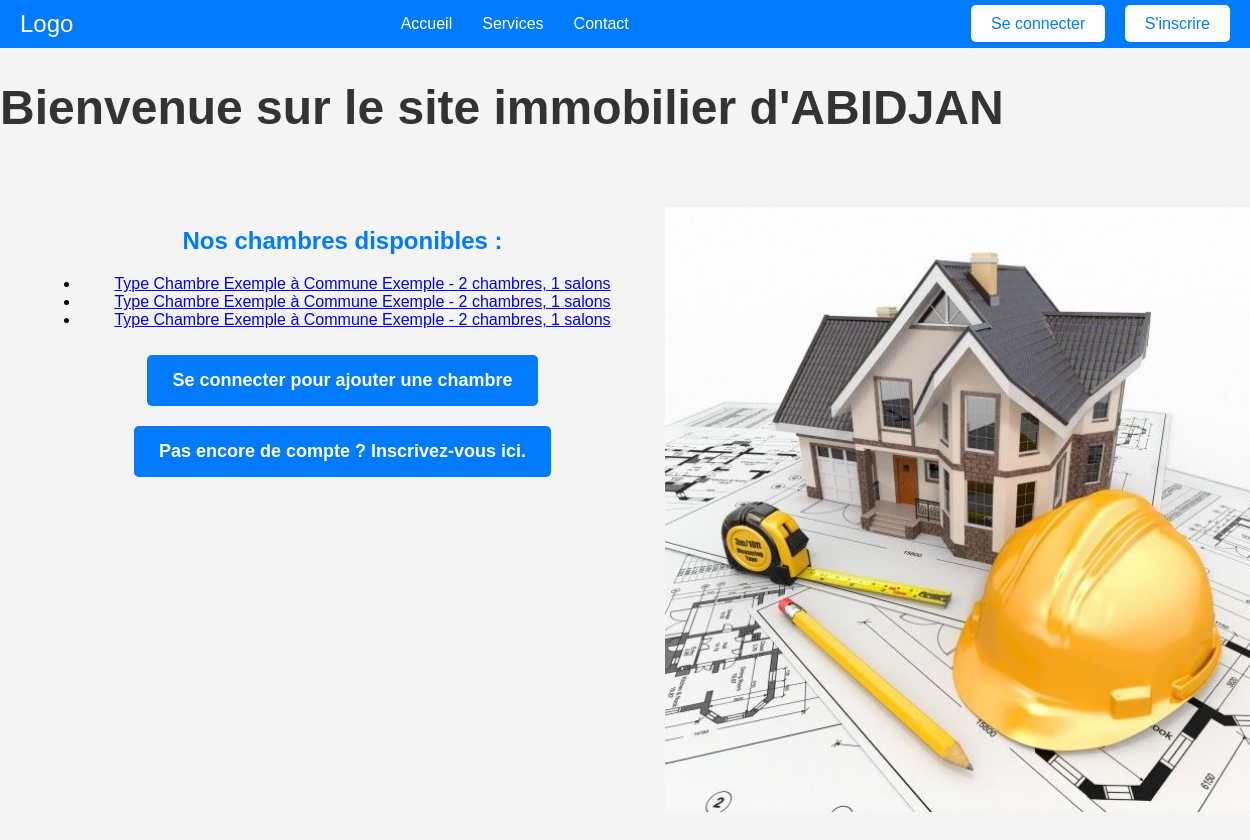
The page / on the database its author committed.
### gestion_immobilier/models.py (models this page shows, shortened)
class Chambre(models.Model):
    type_chambre = models.ForeignKey(TypeChambre, on_delete=models.CASCADE)
    commune = models.ForeignKey(Commune, on_delete=models.CASCADE)
    description = models.TextField()
    prix = models.CharField(max_length=15)
    superficie = models.FloatField(help_text="Superficie en m²")
    nombre_de_chambres = models.IntegerField()
    nombre_de_salons = models.IntegerField()
    adresse = models.CharField(max_length=255)
    video = models.FileField(upload_to='videos/%Y/%m/%d/', blank=True, null=True)
    utilisateur = models.ForeignKey(User, on_delete=models.CASCADE)
    contact = models.CharField(max_length=15, default='0000000000')
    situation_geographique = models.CharField(max_length=255, default='Non spécifiée')

class TypeChambre(models.Model):
    nom = models.CharField(max_length=100)

class Commune(models.Model):
    nom = models.CharField(max_length=100)

### gestion_immobilier/views.py (the view)
# urls.py: path('', views.accueil, name='accueil'),
def accueil(request):
    chambres = Chambre.objects.all()
    return render(request, 'gestion_immobilier/accueil.html', {'chambres': chambres})

### gestion_immobilier/templates/gestion_immobilier/accueil.html (shortened to what this page needs)
{% load static %}
<!DOCTYPE html>
<html lang="fr">
<head>
    <link rel="stylesheet" href="{% static 'gestion_immobilier/styles.css' %}">
</head>
<body>
    <nav class="navbar">
        <div class="logo">
            <a href="index.html">Logo</a>
        </div>
        <ul class="nav-links">
            <li><a href="index.html">Accueil</a></li>
            <li><a href="services.html">Services</a></li>
            <li><a href="contact.html">Contact</a></li>
        </ul>
        <div class="cta-buttons">
            <a href="login.html" class="btn-login">Se connecter</a>
            <a href="signup.html" class="btn-signup">S'inscrire</a>
        </div>
    </nav>
    <div class="title-container">
        <div class="scrolling-wrapper">
            <h1 class="scrolling-title">Bienvenue sur le site immobilier d'ABIDJAN</h1>
        </div>
    </div>
    <div class="conteneur">
        <div class="texte-gauche">
            <h2>Nos chambres disponibles :</h2>
            <ul>
                {% for chambre in chambres %}
                    <li>
                        <a href="{% url 'commune_chambres' commune_id=chambre.commune.id %}">
                            {{ chambre.type_chambre.nom }} à {{ chambre.commune.nom }} -
                            {{ chambre.nombre_de_chambres }} chambres,
                            {{ chambre.nombre_de_salons }} salons
                        </a>
                    </li>
                {% empty %}
                    <li>Aucune chambre disponible actuellement.</li>
                {% endfor %}
            </ul>
            {% if user.is_authenticated %}
            <a href="{% url 'login' %}" class="cta-button">Se connecter pour ajouter une chambre</a>
            {% else %}
                <a href="{% url 'login' %}" class="cta-button">Se connecter pour ajouter une chambre</a>
            {% endif %}
            <a href="{% url 'ajouter_utilisateur' %}" class="cta-button">Pas encore de compte ? Inscrivez-vous ici.</a>
        </div>
        <img src="{% static 'images/ZE.jpg' %}" alt="Image d'accueil" class="image-droite">
    </div>
</body>
</html>

### gestion_immobilier/static/gestion_immobilier/styles.css (style rules this page uses)
body { font-family: Arial, sans-serif; background-color: #f4f4f4; margin: 0; padding: 0; text-align: center; }
.title-container { width: 100%; overflow: hidden; position: relative; box-sizing: border-box; }
.scrolling-wrapper { display: flex; white-space: nowrap; animation: scrolling 15s linear infinite; }
.scrolling-title { font-size: 2.5em; color: #333; display: inline-block; padding-right: 100%; }
.conteneur { display: grid; grid-template-columns: 1fr; align-items: flex-start; width: 100%; padding: 20px; }
.texte-gauche { width: 100%; padding: 20px; }
.image-droite { width: 100%; height: auto; margin: 20px 0; }
h2 { color: #007bff; }
.cta-button { display: inline-block; padding: 10px 20px; font-size: 1em; font-weight: bold; text-align: center; color: #ffffff; background-color: #007bff; border: none; border-radius: 5px; text-decoration: none; margin: 10px 0; transition: background-color 0.3s ease; }
@media (min-width: 600px) { .conteneur { grid-template-columns: 1fr 1fr; } }
@media (min-width: 600px) { .texte-gauche, .image-droite { width: 100%; } }
@media (min-width: 768px) { .scrolling-title { font-size: 3em; } }
@media (min-width: 768px) { .cta-button { font-size: 1.2em; padding: 15px 25px; } }
@media (min-width: 1024px) { .scrolling-title { font-size: 3.5em; } }
@media (min-width: 1024px) { .cta-button { font-size: 1.5em; padding: 20px 30px; } }

### gestion_immobilier/templates/gestion_immobilier/accueil.html (style rules this page uses)
.navbar { display: flex; justify-content: space-between; align-items: center; background-color: #007bff; padding: 10px 20px; }
.navbar .logo a { color: #fff; font-size: 1.5em; text-decoration: none; }
.navbar .nav-links { list-style: none; display: flex; margin: 0; padding: 0; }
.navbar .nav-links li { margin: 0 15px; }
.navbar .nav-links a { color: #fff; text-decoration: none; font-size: 1em; transition: color 0.3s; }
.navbar .cta-buttons a { margin-left: 15px; padding: 10px 20px; color: #007bff; background-color: #fff; text-decoration: none; border-radius: 5px; transition: background-color 0.3s; }
.image-droite { width: 50%; height: auto; }
.conteneur { display: flex; flex-direction: row; align-items: flex-start; width: 100%; }
.texte-gauche { width: 50%; padding: 20px; }
.cta-button { display: inline-block; padding: 15px 25px; font-size: 18px; font-weight: bold; text-align: center; color: #ffffff; background-color: #007bff; border: none; border-radius: 5px; text-decoration: none; margin: 10px; transition: background-color 0.3s ease; }
.title-container { width: 100%; overflow: hidden; position: relative; box-sizing: border-box; }
.scrolling-wrapper { display: flex; white-space: nowrap; animation: scrolling 15s linear infinite; }
.scrolling-title { font-size: 3em; color: #333; display: inline-block; padding-right: 100%; }

### rows shown on the page
Chambre: type_chambre.nom "Type Chambre Exemple", commune.nom "Commune Exemple", nombre_de_chambres "2", nombre_de_salons "1"
Chambre: type_chambre.nom "Type Chambre Exemple", commune.nom "Commune Exemple", nombre_de_chambres "2", nombre_de_salons "1"
Chambre: type_chambre.nom "Type Chambre Exemple", commune.nom "Commune Exemple", nombre_de_chambres "2", nombre_de_salons "1"
